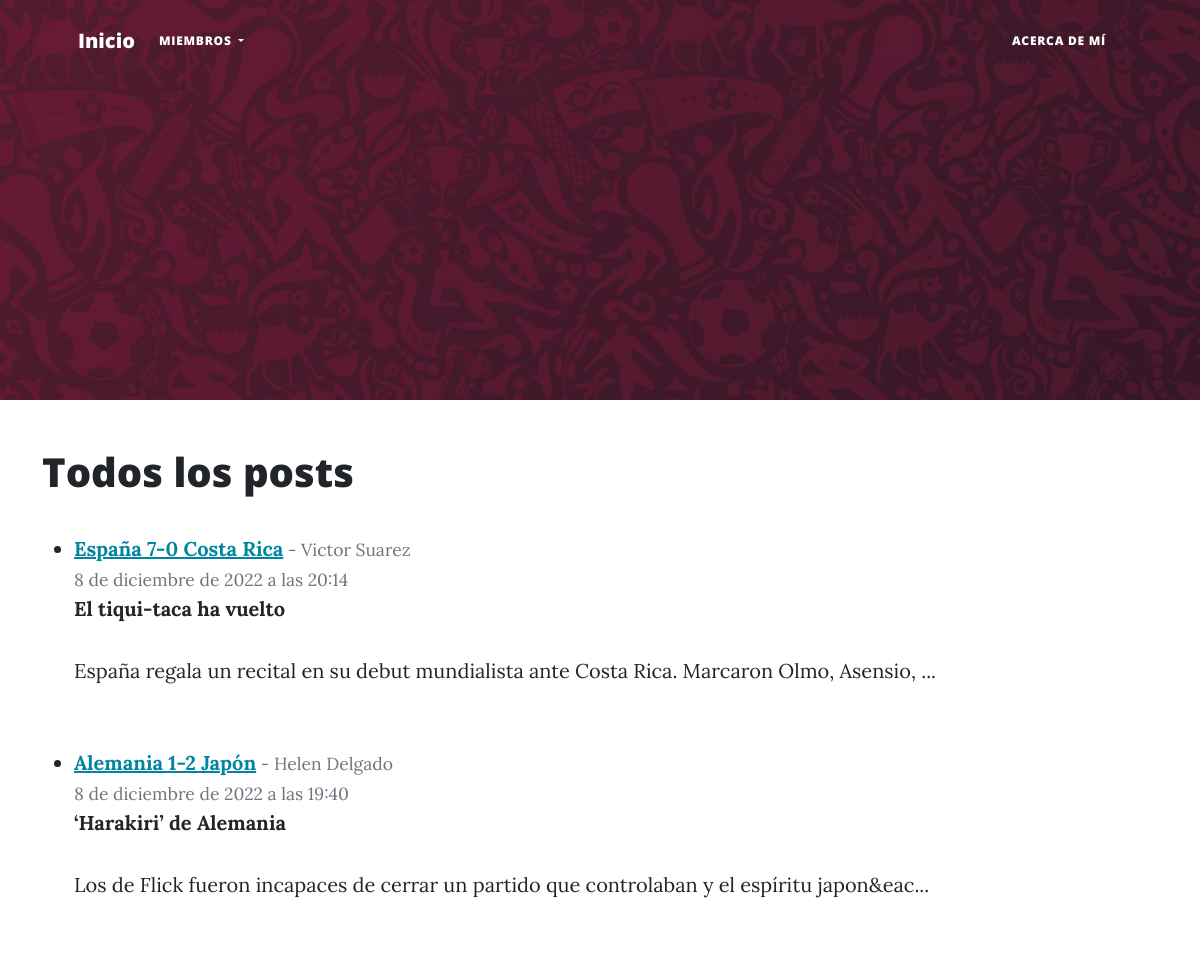
The app's page /all_posts/ (upper part), older data.
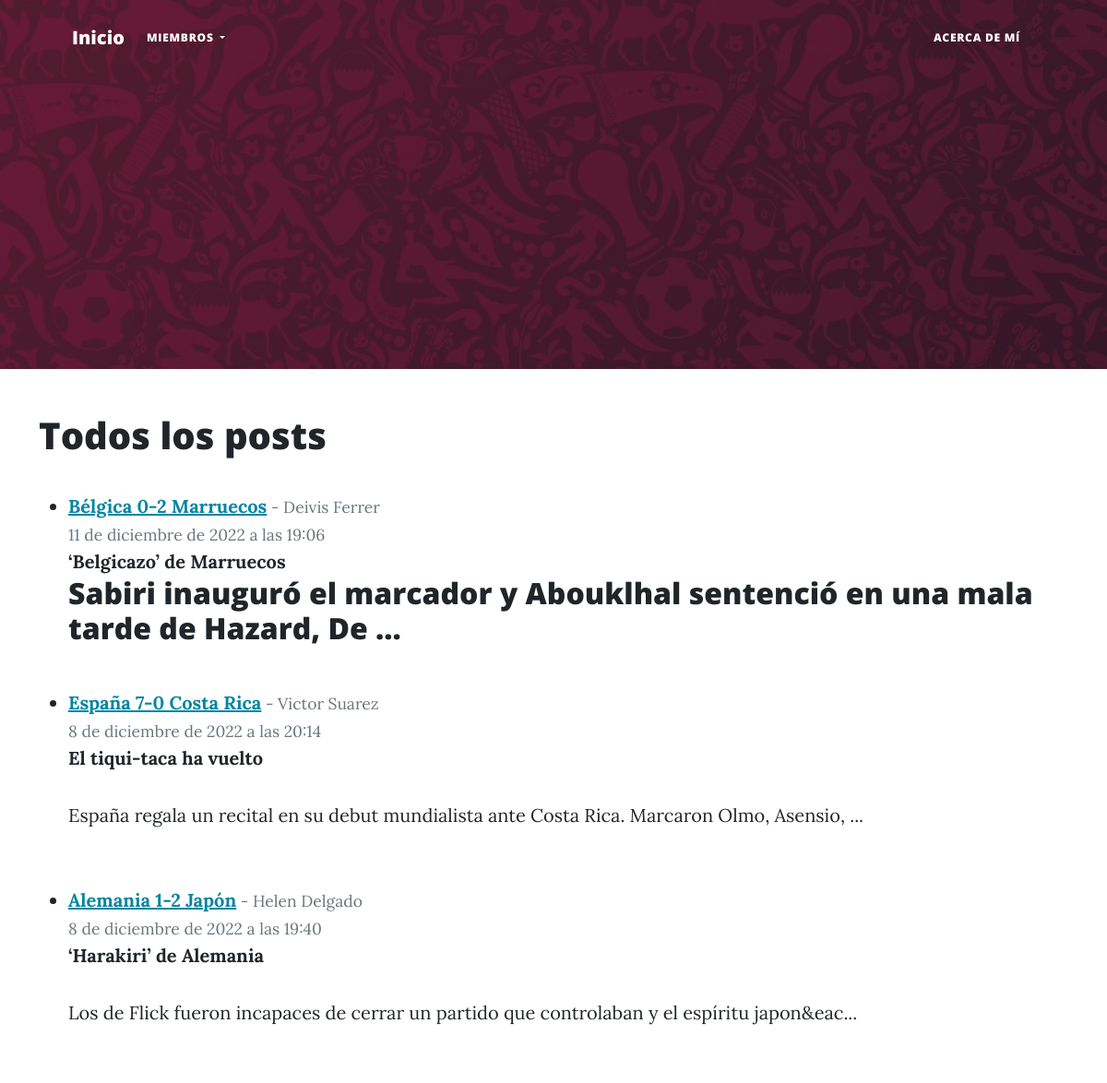
The same page, newer data.
### Blog/models.py (models this page shows, shortened)
class Post(models.Model):
    titulo = models.CharField(max_length=255)
    subtitulo = models.CharField(max_length=255)
    autor = models.ForeignKey(User, on_delete=models.CASCADE)
    header = models.ImageField(null=True, blank=True, upload_to='images/')
    cuerpo = RichTextField(null=True, blank=True)
    fecha = models.DateTimeField(default=datetime.now())
    likes = models.ManyToManyField(User, related_name='blog_posts')

### Blog/views.py (the view)
# urls.py: path('all_posts/', AllPostsView.as_view(), name='all_posts'),
class AllPostsView(ListView):
    model = Post
    template_name = 'all_posts.html'
    ordering = ['-fecha']

### Blog/templates/all_posts.html (shortened to what this page needs)
{% extends 'post.html' %}
{% block post %}
<div class="container">
    <h1>
        Todos los posts
    </h1>
    <br>
    <ul>
        {% for post in object_list %}
        <li>
                <a href="{% url 'post_details' post.pk %}" class="link-primary"><u><strong>{{post.titulo}}</strong></u></a><small class="text-muted"> - {{post.autor.first_name}} {{post.autor.last_name}}
                <br>
                {{post.fecha}}
                </small>
                <br/>
                <strong>
                    {{post.subtitulo}}
                </strong>
                <br/>
                {{post.cuerpo|slice:":100"|safe}}...
                <br/><br/>
            </li>
        {% endfor %}
    </ul>
</div>
{% endblock post %}

Row changes from the older to the newer data that the page shows:
added Post: titulo "Bélgica 0-2 Marruecos", autor.first_name "Deivis", autor.last_name "Ferrer", fecha "11 de diciembre de 2022 a las 19:06", subtitulo "‘Belgicazo’ de Marruecos", cuerpo "Sabiri inauguró el marcador y Abouklhal sentenció en una mala tarde de Hazard, De"
